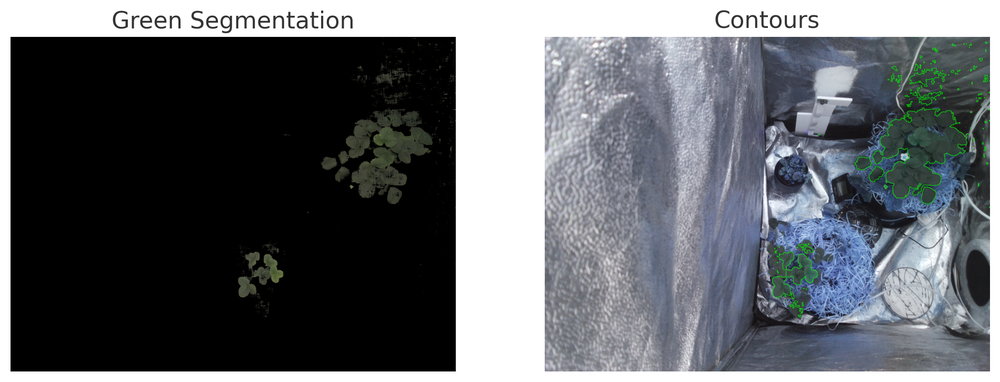
#> input picture assets/525e041e-4da8-41f7-9203-69f1deae4fb2.png, 1000 x 382 px, shrunk from 1900 x 725 before the run, found by its file name; its folder holds only this picture in this run
$ python count_leaves_2.py
#> lines starting #> are read from the running program, lines starting #| are printed output that depends on the picture; after the words box and inside, x2 and y2 are one past the last pixel; in counts of white or black regions, pixels touching at a corner belong together
import os
import cv2
import numpy as np
from PIL import Image
import matplotlib.pyplot as plt

# Set the area threshold outside the function
area_threshold = float(input("Enter green area threshold: "))
#> the answer given: 100

def count_leaves(image_path):
    # Load the image
    image = Image.open(image_path)
#> image is the input picture: PIL image 1000x382 RGBA; mean R, G, B, A 98.9, 102.1, 106.2, 255
    image_np = np.array(image)

    # Convert the image from RGBA to BGR (OpenCV format)
    image_bgr = cv2.cvtColor(image_np, cv2.COLOR_RGBA2BGR)

    # Convert the image to HSV and threshold to get only green colors
    lower_green = np.array([30, 40, 40])
    upper_green = np.array([90, 255, 255])
    image_hsv = cv2.cvtColor(image_bgr, cv2.COLOR_BGR2HSV)
#> image_hsv: shape (382, 1000, 3); mean H, S, V 44.2, 18.6, 107.2
    mask = cv2.inRange(image_hsv, lower_green, upper_green)
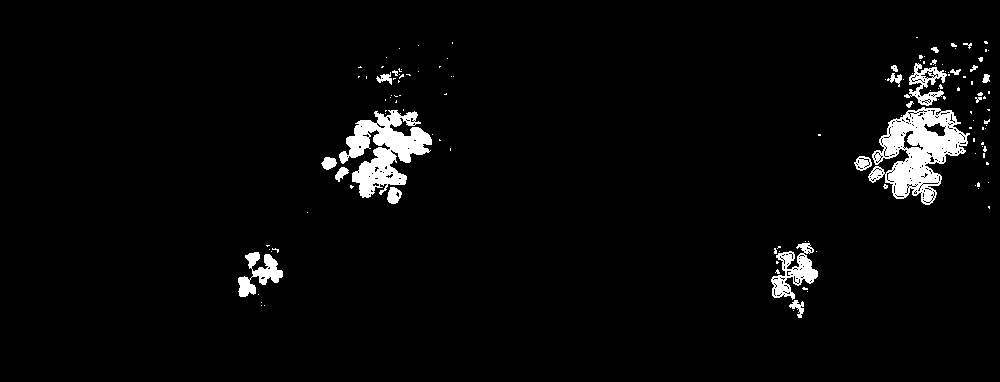
#> mask: shape (382, 1000); 3.5% white; 129 white regions (107 under 20 px), largest, box (x1, y1, x2, y2) and area: (868, 107, 970, 205) 4838, (339, 110, 432, 198) 3929, (771, 243, 818, 300) 1174

    # Apply morphological operations
    kernel = np.ones((5, 5), np.uint8)
    closing = cv2.morphologyEx(mask, cv2.MORPH_CLOSE, kernel)
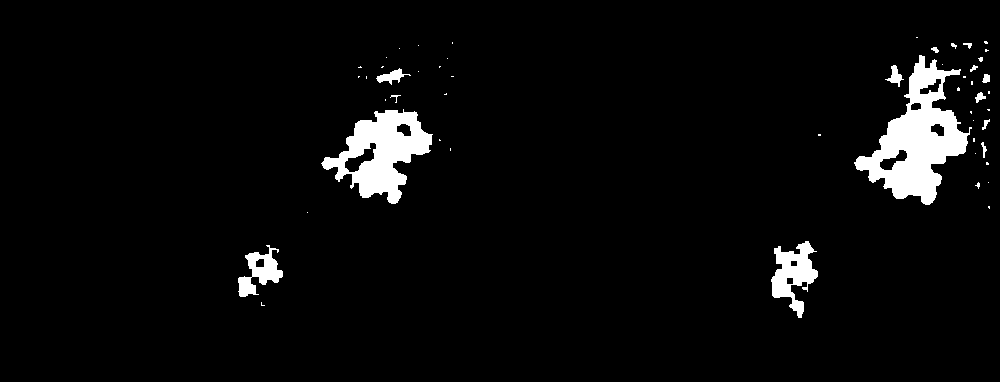
#> closing: shape (382, 1000); 4.2% white; 52 white regions (37 under 20 px), largest, box (x1, y1, x2, y2) and area: (854, 55, 972, 205) 7255, (321, 109, 433, 204) 5055, (771, 241, 818, 318) 1769
    opening = cv2.morphologyEx(closing, cv2.MORPH_OPEN, kernel)
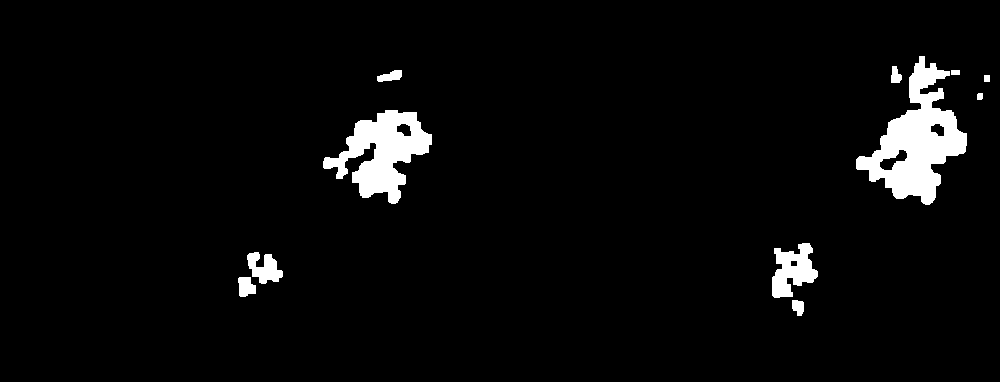
#> opening: shape (382, 1000); 4% white; 11 white regions

    # Find contours
    contours, _ = cv2.findContours(opening, cv2.RETR_EXTERNAL, cv2.CHAIN_APPROX_SIMPLE)
#> contours = 11 contours; largest, box (x1, y1, x2, y2) and area: (856, 56, 967, 205) 7096, (323, 110, 432, 204) 4835, (772, 243, 818, 298) 1438, (247, 252, 283, 284) 618, (238, 277, 256, 297) 246

    # Filter contours based on the area threshold
    filtered_contours = [cnt for cnt in contours if cv2.contourArea(cnt) > area_threshold]
#> filtered_contours = 8 contours; box (x1, y1, x2, y2) and area: (856, 56, 967, 205) 7096, (323, 110, 432, 204) 4835, (772, 243, 818, 298) 1438, (247, 252, 283, 284) 618, (238, 277, 256, 297) 246, (377, 70, 402, 82) 167, (792, 300, 804, 316) 128, (891, 66, 902, 83) 113

    # Calculate total pixel count inside selected areas
    total_pixel_count = 0
    for cnt in filtered_contours:
        total_pixel_count += cv2.contourArea(cnt)
#> this loop made 8 passes
#> total_pixel_count on passes 1 to 8: 128, 374.5, 993, 2431, 7266, 7433, 7546, 14642.5
#> after the loop, total_pixel_count = 14642.5

    # Return the number of leaves and total pixel count
    return len(filtered_contours), total_pixel_count

def process_images(folder_path):
    # Get a list of all files in the folder
    image_files = [f for f in os.listdir(folder_path) if f.endswith(('.png', '.jpg', '.jpeg'))]

    # Sort the image files from oldest to newest
    image_files.sort()

    # Lists to store data for plotting
    image_names = []
    pixel_counts = []

    # Process each image in the folder
    for image_file in image_files:
        image_path = os.path.join(folder_path, image_file)

        # Count the leaves for each image
        num_leaves, total_pixel_count = count_leaves(image_path)
#> num_leaves = 8; total_pixel_count = 14642.5

        # Store data for plotting
        image_names.append(image_file)
        pixel_counts.append(total_pixel_count)

    # Create a bar graph
    plt.plot(image_names, pixel_counts)
    plt.xlabel('Image Name')
    plt.ylabel('Total Pixel Count')
    plt.title('Total Pixel Count in Selected Areas for Each Image')
    plt.xticks(rotation=45, ha='right')
    plt.tight_layout()
    plt.show()

# Specify the path to your folder containing images
folder_path = "C:\\dev\\autotent\\machine_learning\\assets"

# Process images and create a graph
process_images(folder_path)
